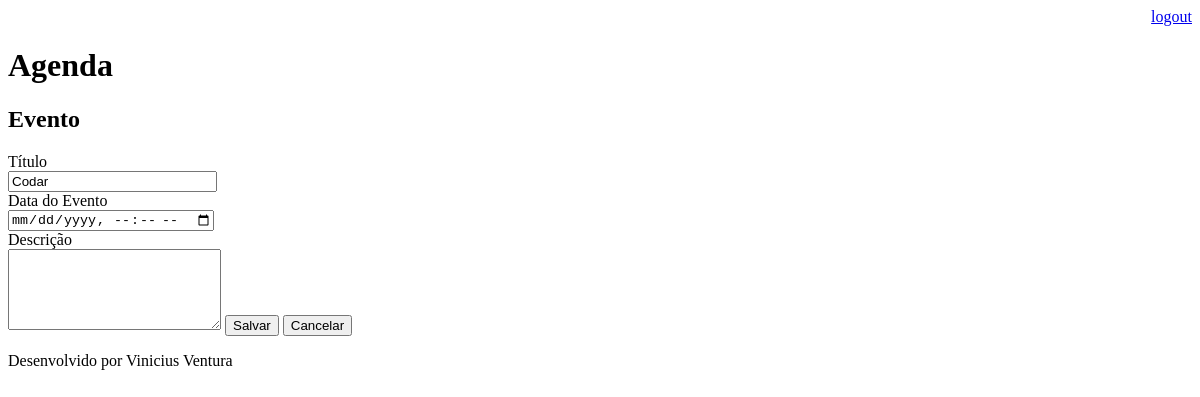
The app's page /agenda/evento/?id=1 (signed in), older data.
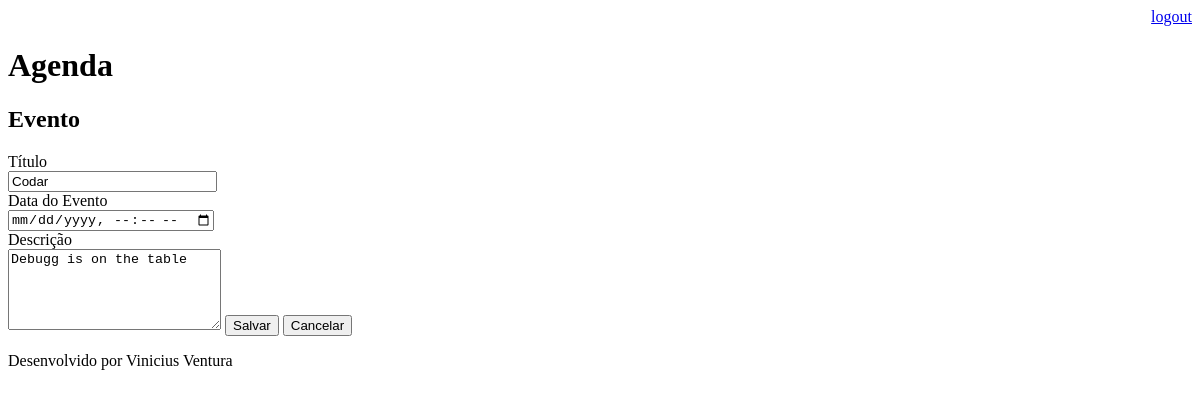
The same page, newer data.
### core/models.py (models this page shows, shortened)
class Evento(models.Model):
    titulo = models.CharField(max_length=100)
    descricao = models.TextField(blank=True, null=True)
    data_evento = models.DateTimeField(verbose_name='Data do Evento')
    data_criacao = models.DateTimeField(auto_now=True)
    usuario = models.ForeignKey(User, on_delete=models.CASCADE)
    class Meta:
        db_table = 'evento'

### core/views.py (the view)
# urls.py: path('agenda/evento/', views.evento),
@login_required(login_url='/login/')
def evento(request):
    id_evento = request.GET.get('id')
    dados = {}
    if id_evento:
        dados['evento'] = Evento.objects.get(id=id_evento)
    return render(request, 'evento.html', dados)

### templates/evento.html (shortened to what this page needs)
{% extends "model-page.html" %}
{% block content %}
<h2>Evento</h2>
<form action="submit" method="POST">{% csrf_token %}
    <label>Título</label>
    <br>
    <input type="text" name="titulo" size="23" value="{{evento.titulo}}">
    <br>
    <label>Data do Evento</label>
    <br>
    <input type="datetime-local" name="data_evento">
    <br>
    <label>Descrição</label>
    <br>
    <textarea name="descricao" rows="5" cols="24">{{evento.descricao}}</textarea>
    <button type="submit">Salvar</button>
    <a href="/">
        <button type="button">Cancelar</button>
    </a>
</form>
{% endblock %}

Row changes from the older to the newer data that the page shows:
changed Evento "Codar": descricao (not shown) → "Debugg is on the table"
